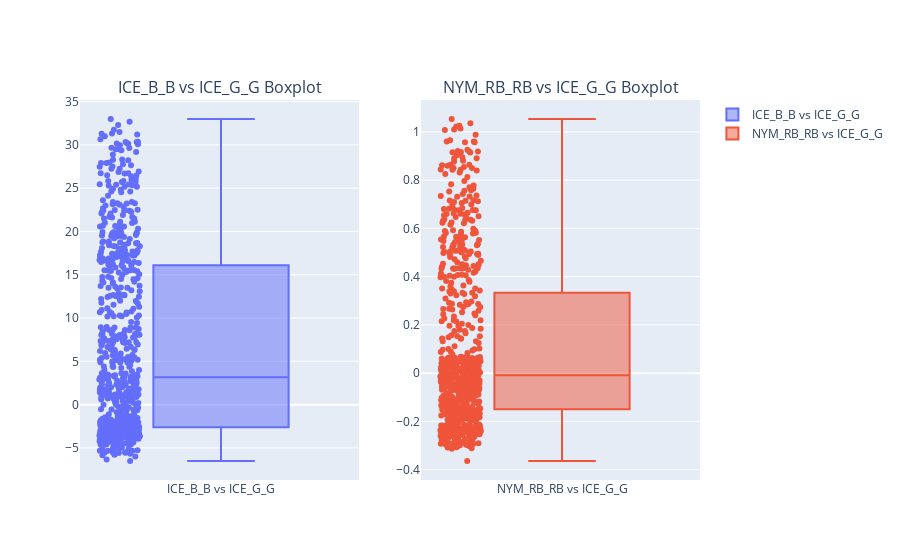

Source (notebook cell):
### Markdown cell above
These provide a visual summary of the distribution's central tendency and variability, and help identify outliers. They aligns with statistical summary and histograms obtained above.

### Code cell
fig = make_subplots(rows=1, cols=2, subplot_titles=('ICE_B_B vs ICE_G_G Boxplot', 'NYM_RB_RB vs ICE_G_G Boxplot'))
fig.add_trace(go.Box(y=data_pairs['ICE_B_B vs ICE_G_G'], name='ICE_B_B vs ICE_G_G', boxpoints='all'), row=1, col=1)
fig.add_trace(go.Box(y=data_pairs['NYM_RB_RB vs ICE_G_G'], name='NYM_RB_RB vs ICE_G_G', boxpoints='all'), row=1, col=2)
fig.show()

### Figure 1 — Plotly figure (JSON) as saved in the notebook; plotly's stock layout.template omitted (floating-point values rounded to 4 significant figures; data arrays with more than 128 entries replaced by an {"elided": "..."} marker saying what was removed)
{"data": [{"boxpoints": "all", "name": "ICE_B_B vs ICE_G_G", "type": "box", "xaxis": "x", "y": {"elided": "709 float values"}, "yaxis": "y"}, {"boxpoints": "all", "name": "NYM_RB_RB vs ICE_G_G", "type": "box", "xaxis": "x2", "y": {"elided": "709 float values"}, "yaxis": "y2"}], "layout": {"annotations": [{"font": {"size": 16}, "showarrow": false, "text": "ICE_B_B vs ICE_G_G Boxplot", "x": 0.225, "xanchor": "center", "xref": "paper", "y": 1, "yanchor": "bottom", "yref": "paper"}, {"font": {"size": 16}, "showarrow": false, "text": "NYM_RB_RB vs ICE_G_G Boxplot", "x": 0.775, "xanchor": "center", "xref": "paper", "y": 1, "yanchor": "bottom", "yref": "paper"}], "xaxis": {"anchor": "y", "domain": [0, 0.45]}, "xaxis2": {"anchor": "y2", "domain": [0.55, 1]}, "yaxis": {"anchor": "x", "domain": [0, 1]}, "yaxis2": {"anchor": "x2", "domain": [0, 1]}}}
